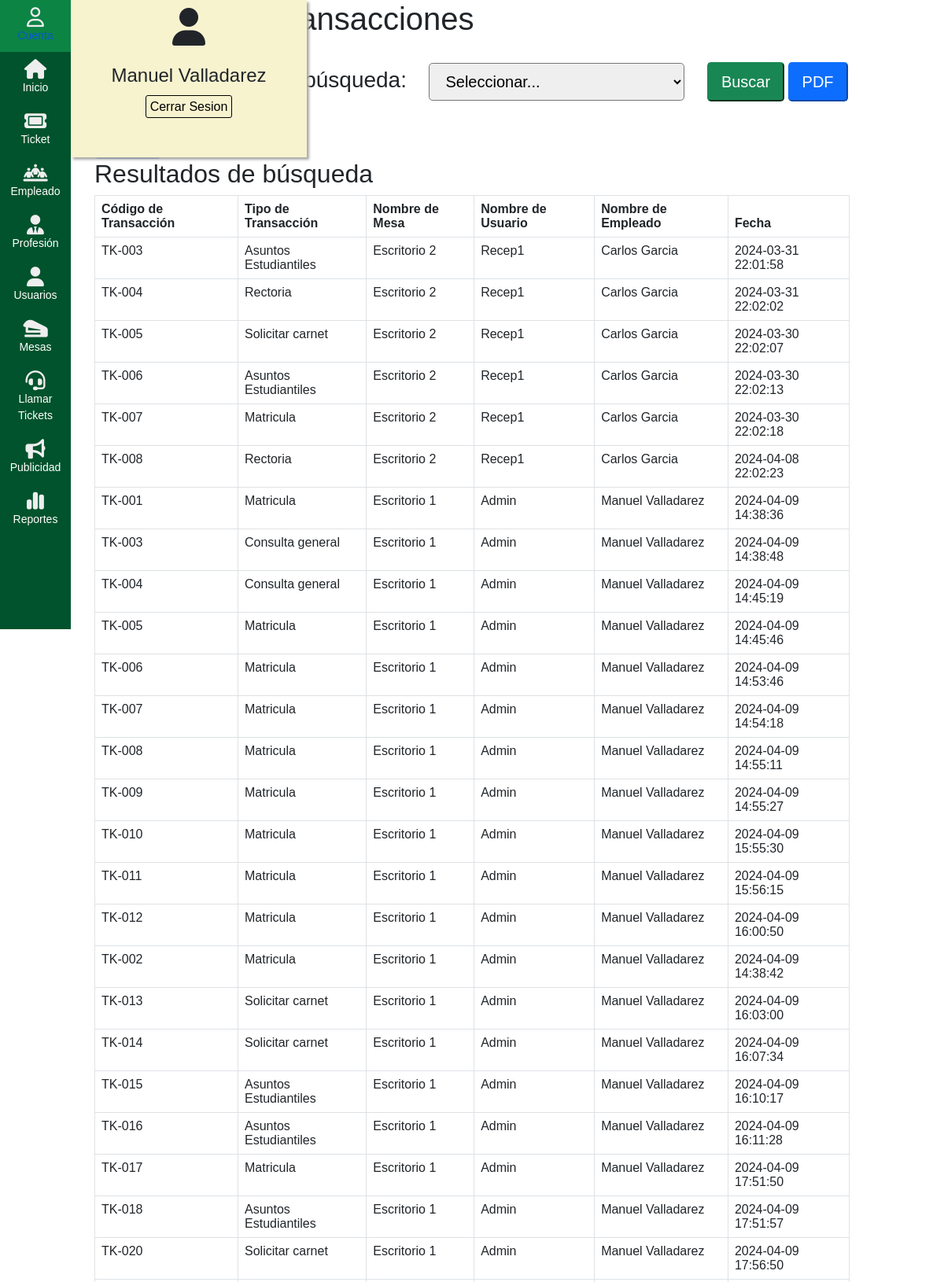
The app's page /indexh.php (signed in, upper part) with its own data.
### tables this page shows
CREATE TABLE `transaccion` (
  `idtransaccion` int(11) NOT NULL,
  `codigo` varchar(200) NOT NULL,
  `idtipotransaccion` int(11) NOT NULL,
  `fecha` datetime NOT NULL,
  `estado` varchar(30) NOT NULL
);

CREATE TABLE `tipotransaccion` (
  `idtipotransaccion` int(11) NOT NULL,
  `descripcion` varchar(50) NOT NULL
);

CREATE TABLE `mesas` (
  `idmesa` int(11) NOT NULL,
  `descripcion` varchar(50) NOT NULL,
  `idempleado` int(11) DEFAULT NULL
);

CREATE TABLE `usuarios` (
  `idusuario` int(11) NOT NULL,
  `idempleado` int(11) NOT NULL,
  `usuario` varchar(50) NOT NULL,
  `contrasenia` varchar(50) NOT NULL,
  `idrol` int(11) NOT NULL
);

CREATE TABLE `empleado` (
  `idempleado` int(11) NOT NULL,
  `identidad` varchar(20) NOT NULL,
  `nombre` varchar(60) NOT NULL,
  `direccion` varchar(100) NOT NULL,
  `telefono` varchar(20) NOT NULL,
  `idProfesion` int(11) NOT NULL
);

### conexion.php (called while the page is built, shortened)
<?php
class Conexion {
    private $host = 'localhost';
    private $usuario = 'root';
    private $contrasenia = '';
    private $base_datos = 'db_ticket';
    private $conexion;
    public function __construct() {
        try {
            $this->conexion = new PDO("mysql:host={$this->host};dbname={$this->base_datos}", $this->usuario, $this->contrasenia);
            $this->conexion->setAttribute(PDO::ATTR_ERRMODE, PDO::ERRMODE_EXCEPTION);
        } catch(PDOException $e) {
            echo "Error de conexión: " . $e->getMessage();
        }
    }
    public function getConnection() {
        return $this->conexion;
    }
}
?>

### indexh.php (the view, shortened to what this page needs)
<?php
include'encabezado.php';
?>
<!DOCTYPE html>
<html lang="es">
<head>
    <link rel="stylesheet" href="https://use.fontawesome.com/releases/v5.8.1/css/all.css">
    <link href="https://cdn.jsdelivr.net/npm/bootstrap@5.3.0-alpha2/dist/css/bootstrap.min.css" rel="stylesheet">
    <link href="//cdnjs.cloudflare.com/ajax/libs/toastr.js/latest/css/toastr.min.css" rel="stylesheet">
    <link href="https://cdn.jsdelivr.net/npm/bootstrap@5.0.2/dist/css/bootstrap.min.css" rel="stylesheet">
</head>
<body>
    <div class="container-reportes">
    <h1>Consulta de Transacciones</h1>
    <form action="indexh.php" method="GET" class="form-group display-7">
        <label class="h3" for="tipo_busqueda">Seleccione el tipo de búsqueda:</label>
        <select id="tipo_busqueda" name="tipo_busqueda" onchange="mostrarOcultarCampos()" class="form-control-lg mx-4 my-4">
            <option value="">Seleccionar...</option>
        </select>
                <?php
                require_once "conexion.php";
                $con = new conexion();
                ?>
        <button type="submit" class="btn-lg btn-success"> Buscar</button>
        <button type="button" class="btn-lg btn-primary" onclick="expPdf()" id="generar">PDF</button>
        <button type="button" class="btn-lg btn-primary"><a id="download_xlsx" href="#" style="text-decoration: none; color:white;">Excel</a></button>
    </form>
    <?php
    require_once "conexion.php";
    $titulo = "Resultados de búsqueda";
    $sql = "SELECT
                transaccion.codigo,
                tipotransaccion.descripcion AS tipo_transaccion,
                mesas.descripcion AS nombre_mesa,
                usuarios.usuario AS nombre_usuario,
                empleado.nombre AS nombre_empleado,
                transaccion.fecha
            FROM
                transaccion
            INNER JOIN
                tickect ON transaccion.idtransaccion = tickect.idtransaccion
            INNER JOIN
                mesas ON tickect.idmesa = mesas.idmesa
            INNER JOIN
                usuarios ON tickect.idusuario = usuarios.idusuario
            INNER JOIN
                empleado ON usuarios.idempleado = empleado.idempleado
            INNER JOIN
                tipotransaccion ON transaccion.idtipotransaccion = tipotransaccion.idtipotransaccion";
    $statement = $con->getConnection()->prepare($sql);
    $statement->execute();
    $rows = $statement->fetchAll(PDO::FETCH_ASSOC);
    echo "<h2>$titulo</h2>";
    if (count($rows) > 0) {
        echo "<table class='table table-bordered' id='dataTable' width='100%' cellspacing='0'>
                <thead>
                    <tr>
                        <th>Código de Transacción</th>
                        <th>Tipo de Transacción</th>
                        <th>Nombre de Mesa</th>
                        <th>Nombre de Usuario</th>
                        <th>Nombre de Empleado</th>
                        <th>Fecha</th>
                    </tr>
                </thead>
                <tbody>";
        foreach ($rows as $row) {
            echo "<tr>";
            echo "<td>" . $row["codigo"] . "</td>";
            echo "<td>" . $row["tipo_transaccion"] . "</td>";
            echo "<td>" . $row["nombre_mesa"] . "</td>";
            echo "<td>" . $row["nombre_usuario"] . "</td>";
            echo "<td>" . $row["nombre_empleado"] . "</td>";
            echo "<td>" . $row["fecha"] . "</td>";
            echo "</tr>";
        }
        echo "</tbody></table>";
    } else {
        echo "<p>No se encontraron resultados para los criterios de búsqueda seleccionados.</p>";
    }
?>
    </div>
</body>
</html>

### estiloMenu.css (style rules this page uses)
* { margin: 0; padding: 0; box-sizing: border-box; font-family: 'Poppins', sans-serif; }

### indexh.php (style rules this page uses)
.container-reportes { width: 80%; margin: 0 auto; }

### records on screen
transaccion: codigo "TK-003", idtipotransaccion.descripcion "Asuntos Estudiantiles", mesas.descripcion "Escritorio 2", usuarios.usuario "Recep1", empleado.nombre "Carlos Garcia", fecha "2024-03-31 22:01:58"
transaccion: codigo "TK-004", idtipotransaccion.descripcion "Rectoria", mesas.descripcion "Escritorio 2", usuarios.usuario "Recep1", empleado.nombre "Carlos Garcia", fecha "2024-03-31 22:02:02"
transaccion: codigo "TK-005", idtipotransaccion.descripcion "Solicitar carnet", mesas.descripcion "Escritorio 2", usuarios.usuario "Recep1", empleado.nombre "Carlos Garcia", fecha "2024-03-30 22:02:07"
transaccion: codigo "TK-006", idtipotransaccion.descripcion "Asuntos Estudiantiles", mesas.descripcion "Escritorio 2", usuarios.usuario "Recep1", empleado.nombre "Carlos Garcia", fecha "2024-03-30 22:02:13"
transaccion: codigo "TK-007", idtipotransaccion.descripcion "Matricula", mesas.descripcion "Escritorio 2", usuarios.usuario "Recep1", empleado.nombre "Carlos Garcia", fecha "2024-03-30 22:02:18"
transaccion: codigo "TK-008", idtipotransaccion.descripcion "Rectoria", mesas.descripcion "Escritorio 2", usuarios.usuario "Recep1", empleado.nombre "Carlos Garcia", fecha "2024-04-08 22:02:23"
transaccion: codigo "TK-001", idtipotransaccion.descripcion "Matricula", mesas.descripcion "Escritorio 1", usuarios.usuario "Admin", empleado.nombre "Manuel Valladarez", fecha "2024-04-09 14:38:36"
transaccion: codigo "TK-003", idtipotransaccion.descripcion "Consulta general", mesas.descripcion "Escritorio 1", usuarios.usuario "Admin", empleado.nombre "Manuel Valladarez", fecha "2024-04-09 14:38:48"
transaccion: codigo "TK-004", idtipotransaccion.descripcion "Consulta general", mesas.descripcion "Escritorio 1", usuarios.usuario "Admin", empleado.nombre "Manuel Valladarez", fecha "2024-04-09 14:45:19"
transaccion: codigo "TK-005", idtipotransaccion.descripcion "Matricula", mesas.descripcion "Escritorio 1", usuarios.usuario "Admin", empleado.nombre "Manuel Valladarez", fecha "2024-04-09 14:45:46"
transaccion: codigo "TK-006", idtipotransaccion.descripcion "Matricula", mesas.descripcion "Escritorio 1", usuarios.usuario "Admin", empleado.nombre "Manuel Valladarez", fecha "2024-04-09 14:53:46"
transaccion: codigo "TK-007", idtipotransaccion.descripcion "Matricula", mesas.descripcion "Escritorio 1", usuarios.usuario "Admin", empleado.nombre "Manuel Valladarez", fecha "2024-04-09 14:54:18"
transaccion: codigo "TK-008", idtipotransaccion.descripcion "Matricula", mesas.descripcion "Escritorio 1", usuarios.usuario "Admin", empleado.nombre "Manuel Valladarez", fecha "2024-04-09 14:55:11"
transaccion: codigo "TK-009", idtipotransaccion.descripcion "Matricula", mesas.descripcion "Escritorio 1", usuarios.usuario "Admin", empleado.nombre "Manuel Valladarez", fecha "2024-04-09 14:55:27"
transaccion: codigo "TK-010", idtipotransaccion.descripcion "Matricula", mesas.descripcion "Escritorio 1", usuarios.usuario "Admin", empleado.nombre "Manuel Valladarez", fecha "2024-04-09 15:55:30"
transaccion: codigo "TK-011", idtipotransaccion.descripcion "Matricula", mesas.descripcion "Escritorio 1", usuarios.usuario "Admin", empleado.nombre "Manuel Valladarez", fecha "2024-04-09 15:56:15"
transaccion: codigo "TK-012", idtipotransaccion.descripcion "Matricula", mesas.descripcion "Escritorio 1", usuarios.usuario "Admin", empleado.nombre "Manuel Valladarez", fecha "2024-04-09 16:00:50"
transaccion: codigo "TK-002", idtipotransaccion.descripcion "Matricula", mesas.descripcion "Escritorio 1", usuarios.usuario "Admin", empleado.nombre "Manuel Valladarez", fecha "2024-04-09 14:38:42"
transaccion: codigo "TK-013", idtipotransaccion.descripcion "Solicitar carnet", mesas.descripcion "Escritorio 1", usuarios.usuario "Admin", empleado.nombre "Manuel Valladarez", fecha "2024-04-09 16:03:00"
transaccion: codigo "TK-014", idtipotransaccion.descripcion "Solicitar carnet", mesas.descripcion "Escritorio 1", usuarios.usuario "Admin", empleado.nombre "Manuel Valladarez", fecha "2024-04-09 16:07:34"
transaccion: codigo "TK-015", idtipotransaccion.descripcion "Asuntos Estudiantiles", mesas.descripcion "Escritorio 1", usuarios.usuario "Admin", empleado.nombre "Manuel Valladarez", fecha "2024-04-09 16:10:17"
transaccion: codigo "TK-016", idtipotransaccion.descripcion "Asuntos Estudiantiles", mesas.descripcion "Escritorio 1", usuarios.usuario "Admin", empleado.nombre "Manuel Valladarez", fecha "2024-04-09 16:11:28"
transaccion: codigo "TK-017", idtipotransaccion.descripcion "Matricula", mesas.descripcion "Escritorio 1", usuarios.usuario "Admin", empleado.nombre "Manuel Valladarez", fecha "2024-04-09 17:51:50"
transaccion: codigo "TK-018", idtipotransaccion.descripcion "Asuntos Estudiantiles", mesas.descripcion "Escritorio 1", usuarios.usuario "Admin", empleado.nombre "Manuel Valladarez", fecha "2024-04-09 17:51:57"
transaccion: codigo "TK-020", idtipotransaccion.descripcion "Solicitar carnet", mesas.descripcion "Escritorio 1", usuarios.usuario "Admin", empleado.nombre "Manuel Valladarez", fecha "2024-04-09 17:56:50"

### other values on screen
$nombre "Manuel Valladarez"
$titulo "Resultados de búsqueda"
